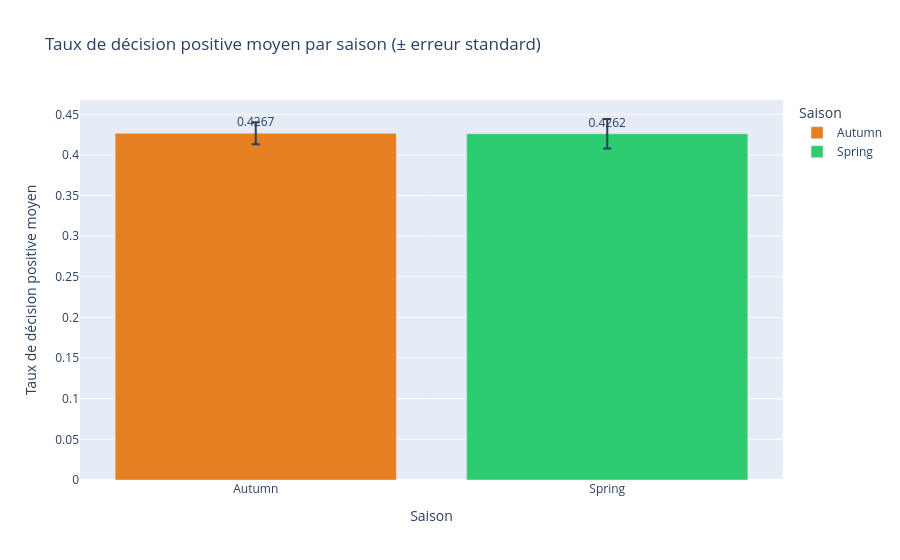

This figure's notebook cell:
### Code cell
# bar chart : comparaison des taux de décision moyens avec erreur standard
summary = per_person.groupby('season')['taux_dec'].agg(['mean', 'std', 'count']).reset_index()
summary['sem'] = summary['std'] / np.sqrt(summary['count'])

fig_bar = px.bar(
    summary,
    x='season',
    y='mean',
    error_y='sem',
    color='season',
    text=summary['mean'].round(4),
    title="Taux de décision positive moyen par saison (± erreur standard)",
    labels={
        'mean': 'Taux de décision positive moyen',
        'season': 'Saison'
    },
    color_discrete_map={'Spring': '#2ecc71', 'Autumn': '#e67e22'}
)
fig_bar.update_traces(textposition='outside')
fig_bar.show()

### Figure 1 — Plotly figure (JSON) as saved in the notebook; plotly's stock layout.template omitted (floating-point values rounded to 4 significant figures)
{"data": [{"alignmentgroup": "True", "error_y": {"array": [0.01358]}, "hovertemplate": "Saison=%{x}<br>Taux de décision positive moyen=%{y}<br>text=%{text}<extra></extra>", "legendgroup": "Autumn", "marker": {"color": "#e67e22", "pattern": {"shape": ""}}, "name": "Autumn", "offsetgroup": "Autumn", "orientation": "v", "showlegend": true, "text": [0.4267], "textposition": "outside", "type": "bar", "x": ["Autumn"], "xaxis": "x", "y": [0.4267], "yaxis": "y"}, {"alignmentgroup": "True", "error_y": {"array": [0.0181]}, "hovertemplate": "Saison=%{x}<br>Taux de décision positive moyen=%{y}<br>text=%{text}<extra></extra>", "legendgroup": "Spring", "marker": {"color": "#2ecc71", "pattern": {"shape": ""}}, "name": "Spring", "offsetgroup": "Spring", "orientation": "v", "showlegend": true, "text": [0.4262], "textposition": "outside", "type": "bar", "x": ["Spring"], "xaxis": "x", "y": [0.4262], "yaxis": "y"}], "layout": {"barmode": "relative", "legend": {"title": {"text": "Saison"}, "tracegroupgap": 0}, "title": {"text": "Taux de décision positive moyen par saison (± erreur standard)"}, "xaxis": {"anchor": "y", "categoryarray": ["Autumn", "Spring"], "categoryorder": "array", "domain": [0, 1], "title": {"text": "Saison"}}, "yaxis": {"anchor": "x", "domain": [0, 1], "title": {"text": "Taux de décision positive moyen"}}}}
